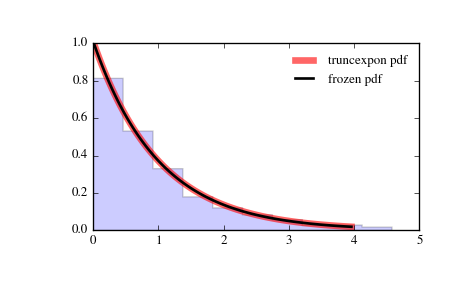

Generate this figure with Python:
from scipy.stats import truncexpon
import matplotlib.pyplot as plt
fig, ax = plt.subplots(1, 1)

# Calculate a few first moments:

b = 4.69
mean, var, skew, kurt = truncexpon.stats(b, moments='mvsk')

# Display the probability density function (``pdf``):

x = np.linspace(truncexpon.ppf(0.01, b),
                truncexpon.ppf(0.99, b), 100)
ax.plot(x, truncexpon.pdf(x, b),
       'r-', lw=5, alpha=0.6, label='truncexpon pdf')

# Alternatively, the distribution object can be called (as a function)
# to fix the shape, location and scale parameters. This returns a "frozen"
# RV object holding the given parameters fixed.

# Freeze the distribution and display the frozen ``pdf``:

rv = truncexpon(b)
ax.plot(x, rv.pdf(x), 'k-', lw=2, label='frozen pdf')

# Check accuracy of ``cdf`` and ``ppf``:

vals = truncexpon.ppf([0.001, 0.5, 0.999], b)
np.allclose([0.001, 0.5, 0.999], truncexpon.cdf(vals, b))
# True

# Generate random numbers:

r = truncexpon.rvs(b, size=1000)

# And compare the histogram:

ax.hist(r, normed=True, histtype='stepfilled', alpha=0.2)
ax.legend(loc='best', frameon=False)
plt.show()
